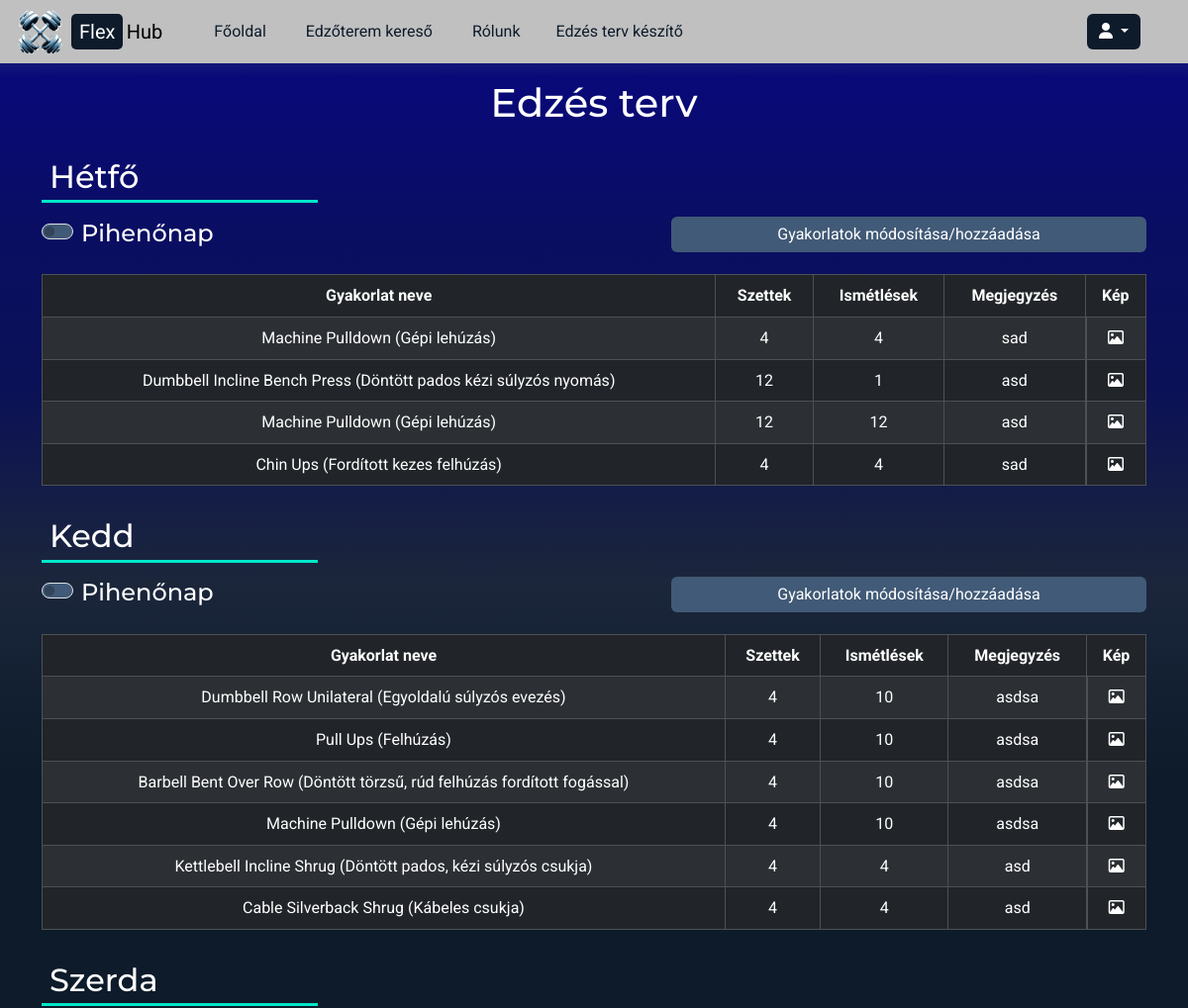
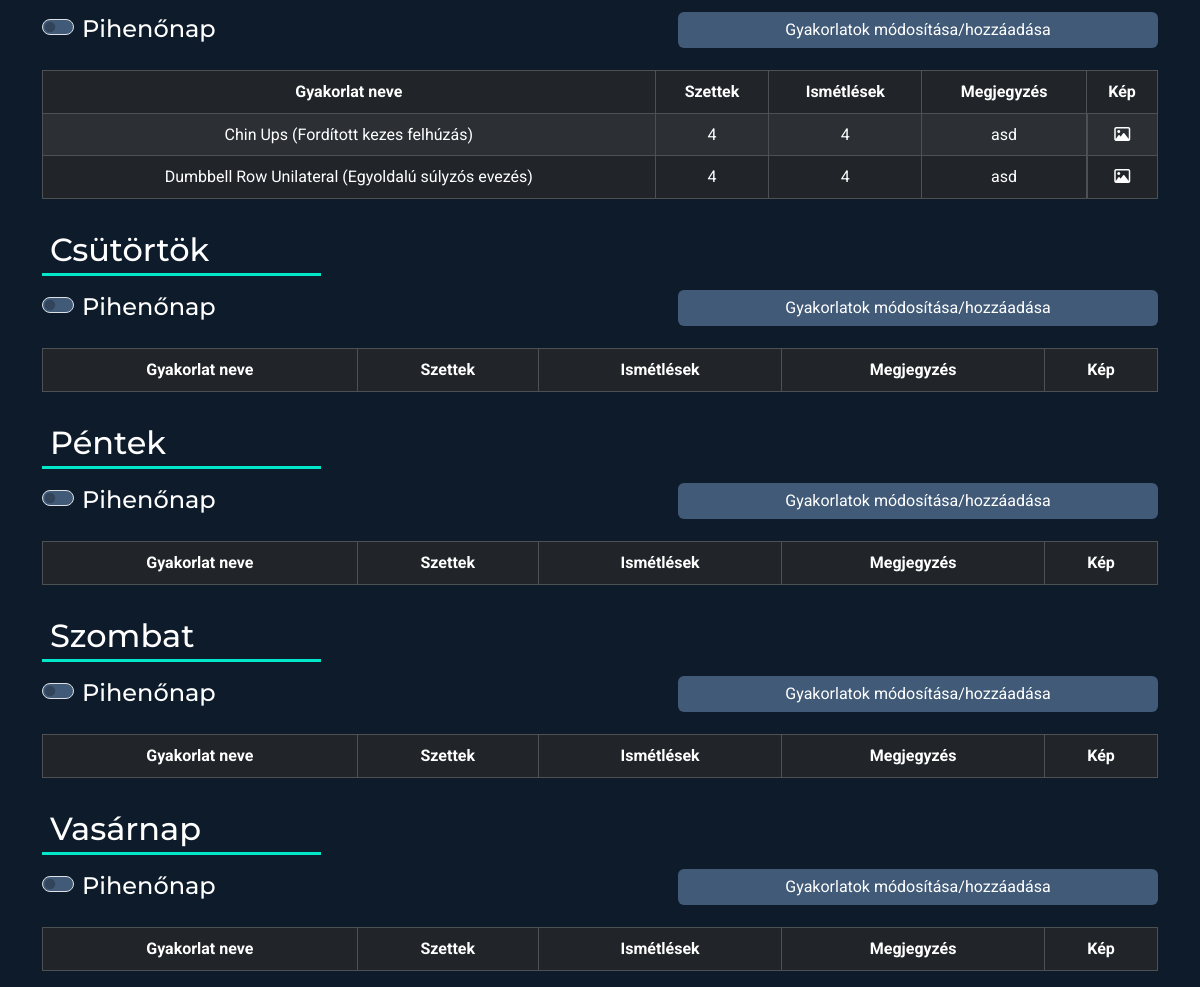
The app's page /premium-pump/ (signed in) with its own data (2 pictures, top to bottom).
### SweatCircus/models.py (models this page shows, shortened)
class Days(models.Model):
   name = models.CharField(max_length=250)
   class Meta:
      verbose_name_plural = 'Napok'

class WorkoutPlans(models.Model):
   userName = models.ForeignKey(User, on_delete=models.CASCADE)
   day = models.ForeignKey(Days, on_delete=models.CASCADE)
   muscleGroupName = models.ForeignKey(MuscleGroups, on_delete=models.CASCADE)
   exerciseName = models.ForeignKey(Exercises, on_delete=models.CASCADE)
   series = models.CharField(max_length=250)
   reps = models.CharField(max_length=250)
   comment = models.TextField(default="")
   class Meta:
      verbose_name_plural = 'Edzés tervek'

class Exercises(models.Model):
   name = models.CharField(max_length=250)
   muscle_group = models.ForeignKey(MuscleGroups, on_delete=models.CASCADE)
   image = models.ImageField(default="", blank=True)
   video = models.URLField()
   class Meta:
      verbose_name_plural = 'Gyakorlatok'
   def __str__(self):
      template = '{0.name}'
      return template.format(self)

### SweatCircus/views.py (the view)
# urls.py: path('premium-pump/', PremiumPump, name="PremiumPump"),
def PremiumPump(request):
   days = Days.objects.all()
   workoutPlans = WorkoutPlans.objects.all()
   restDays = [restDay.day.name for restDay in IsRestDay.objects.filter(userName=User.objects.get(username=request.user.username))]
   return render(request, "premiumPump.html", {"days": days, "workoutPlans": workoutPlans, "restDays": restDays})

### frontend/templates/premiumPump.html (shortened to what this page needs)
{% extends 'base.html' %}
{% load static %}
{% block css %}
   <link rel="stylesheet" href="{% static 'css/premiumPump.css' %}" />
{% endblock css%}
{% block content %}
   <div id="container">
      {% include 'navbar.html' %}
      <div class="container">
         <h1 class="text-center my-3">Edzés terv</h1>
         <div id="week">
            {% for day in days %}
               <div class="days" id="{{ day.name }}">
                  <h2 class="my-3 ps-2 pb-1 w-25">{{ day.name }}</h2>
                  <form action="{% url 'CreateWorkoutPlan' %}" method="GET" id="workout-plan-modify-form">
                     <div class="form-check form-switch">
                        {% if day.name in restDays %}
                           <input type="checkbox" class="form-check-input is-rest-day" name="is-rest-day" value="{{ day.name }}" checked>
                        {% else %}
                           <input type="checkbox" class="form-check-input is-rest-day" name="is-rest-day" value="{{ day.name }}">
                        {% endif %}
                        <h4>
                           <label class="form-check-label" for="is-rest-day">Pihenőnap</label>
                        </h4>
                     </div>
                     <button type="submit" id="btn-{{ day.name }}" class="btn btn-primary mb-2">Gyakorlatok módosítása/hozzáadása</button>
                  </form>
                  <table id="table-{{ day.name }}" class="table table-striped table-hover table-bordered table-dark text-center my-3">
                     <thead>
                        <tr>
                           <th>Gyakorlat neve</th>
                           <th>Szettek</th>
                           <th>Ismétlések</th>
                           <th>Megjegyzés</th>
                           <th>Kép</th>
                        </tr>
                     </thead>
                     <tbody>
                        {% for workoutPlan in workoutPlans %}
                           {% if workoutPlan.day == day %}
                              <tr id="{{ workoutPlan.id }}">
                                 <td>{{ workoutPlan.exerciseName }}</td>
                                 <td>{{ workoutPlan.series }}</td>
                                 <td>{{ workoutPlan.reps }}</td>
                                 <td>{{ workoutPlan.comment }}</td>
                                 <td class="exercise-image">
                                    <i class="fa-regular fa-image"></i>
                                 </td>
                              </tr>
                           {% endif %}
                        {% endfor %}
                     </tbody>
                  </table>
               </div>
            {% endfor %}
         </div>
      </div>
   </div>
{% endblock content %}

### frontend/static/css/base.css (style rules this page uses)
:root { --primary-bg: #0d1b2a; --secondary-bg: #1b263b; --accent: #415a77; --primary-text: #ffffff; --secondary-text: #c0c0c0; --highlight: #00e7c9; --max-height: calc(100% - 1rem); }
* { box-sizing: border-box; margin: 0; padding: 0; }
body { height: 100vh; background-color: var(--primary-bg); color: var(--primary-text); font-family: "Roboto", sans-serif; line-height: 1.6; }
h1, h2, h3, h4 { font-family: "Montserrat", sans-serif; word-break: keep-all; }
#container { height: var(--max-height); background: rgb(65,90,119); background: linear-gradient(180deg, rgba(65,90,119,1) 0%, rgba(9,9,121,1) 10%, rgba(10,14,98,1) 30%, rgba(11,17,86,1) 50%, rgba(27,38,59,1) 75%, rgba(13,27,42,1) 100%); background-repeat: inherit; background-size: cover; }

### frontend/static/css/premiumPump.css (style rules this page uses)
#week { display: flex; flex-direction: column; flex-wrap: wrap; }
.days { display: flex; flex-direction: column; }
.days h2 { border-bottom: 3px solid #00e7c9; }
.form-check-input { background-color: #415a77; }
#workout-plan-modify-form { height: 2.5rem; display: flex; flex-direction: row; justify-content: space-between; align-items: center; }
#workout-plan-modify-form .btn { width: 30rem; background-color: #415a77; border: none; transition: all 0.3s ease; }
.exercise-image { width: 100%; position: relative; display: inline-block; }

### records on screen
Days: name "Hétfő"
WorkoutPlans: exerciseName "Machine Pulldown (Gépi lehúzás)", series "4", reps "4", comment "sad"
WorkoutPlans: exerciseName "Dumbbell Incline Bench Press (Döntött pados kézi súlyzós nyomás)", series "12", reps "1", comment "asd"
WorkoutPlans: exerciseName "Machine Pulldown (Gépi lehúzás)", series "12", reps "12", comment "asd"
WorkoutPlans: exerciseName "Chin Ups (Fordított kezes felhúzás)", series "4", reps "4", comment "sad"
Days: name "Kedd"
WorkoutPlans: exerciseName "Dumbbell Row Unilateral (Egyoldalú súlyzós evezés)", series "4", reps "10", comment "asdsa"
WorkoutPlans: exerciseName "Pull Ups (Felhúzás)", series "4", reps "10", comment "asdsa"
WorkoutPlans: exerciseName "Barbell Bent Over Row (Döntött törzsű, rúd felhúzás fordított fogással)", series "4", reps "10", comment "asdsa"
WorkoutPlans: exerciseName "Machine Pulldown (Gépi lehúzás)", series "4", reps "10", comment "asdsa"
WorkoutPlans: exerciseName "Kettlebell Incline Shrug (Döntött pados, kézi súlyzós csukja)", series "4", reps "4", comment "asd"
WorkoutPlans: exerciseName "Cable Silverback Shrug (Kábeles csukja)", series "4", reps "4", comment "asd"
Days: name "Szerda"
WorkoutPlans: exerciseName "Chin Ups (Fordított kezes felhúzás)", series "4", reps "4", comment "asd"
WorkoutPlans: exerciseName "Dumbbell Row Unilateral (Egyoldalú súlyzós evezés)", series "4", reps "4", comment "asd"
Days: name "Csütörtök"
Days: name "Péntek"
Days: name "Szombat"
Days: name "Vasárnap"
